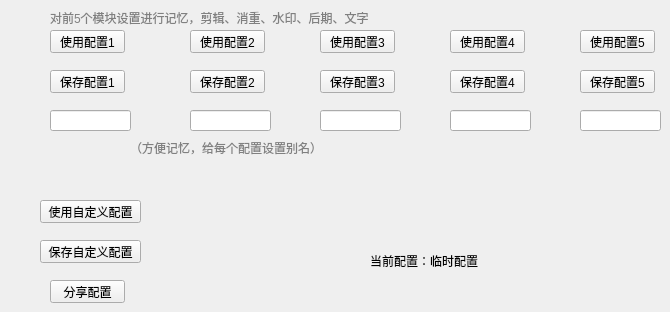
         <widget class="QWidget" name="page_conf">
          <widget class="QPushButton" name="use_1">
           <property name="geometry">
            <rect>
             <x>50</x>
             <y>30</y>
             <width>75</width>
             <height>23</height>
            </rect>
           </property>
           <property name="text">
            <string>使用配置1</string>
           </property>
          </widget>
          <widget class="QPushButton" name="save_1">
           <property name="geometry">
            <rect>
             <x>50</x>
             <y>70</y>
             <width>75</width>
             <height>23</height>
            </rect>
           </property>
           <property name="text">
            <string>保存配置1</string>
           </property>
          </widget>
          <widget class="QLineEdit" name="lineEdit_name1">
           <property name="geometry">
            <rect>
             <x>50</x>
             <y>110</y>
             <width>81</width>
             <height>21</height>
            </rect>
           </property>
           <property name="alignment">
            <set>Qt::AlignCenter</set>
           </property>
          </widget>
          <widget class="QLineEdit" name="lineEdit_name2">
           <property name="geometry">
            <rect>
             <x>190</x>
             <y>110</y>
             <width>81</width>
             <height>21</height>
            </rect>
           </property>
           <property name="alignment">
            <set>Qt::AlignCenter</set>
           </property>
          </widget>
          <widget class="QPushButton" name="use_2">
           <property name="geometry">
            <rect>
             <x>190</x>
             <y>30</y>
             <width>75</width>
             <height>23</height>
            </rect>
           </property>
           <property name="text">
            <string>使用配置2</string>
           </property>
          </widget>
          <widget class="QPushButton" name="save_2">
           <property name="geometry">
            <rect>
             <x>190</x>
             <y>70</y>
             <width>75</width>
             <height>23</height>
            </rect>
           </property>
           <property name="text">
            <string>保存配置2</string>
           </property>
          </widget>
          <widget class="QLineEdit" name="lineEdit_name3">
           <property name="geometry">
            <rect>
             <x>320</x>
             <y>110</y>
             <width>81</width>
             <height>21</height>
            </rect>
           </property>
           <property name="alignment">
            <set>Qt::AlignCenter</set>
           </property>
          </widget>
          <widget class="QPushButton" name="use_3">
           <property name="geometry">
            <rect>
             <x>320</x>
             <y>30</y>
             <width>75</width>
             <height>23</height>
            </rect>
           </property>
           <property name="text">
            <string>使用配置3</string>
           </property>
          </widget>
          <widget class="QPushButton" name="save_3">
           <property name="geometry">
            <rect>
             <x>320</x>
             <y>70</y>
             <width>75</width>
             <height>23</height>
            </rect>
           </property>
           <property name="text">
            <string>保存配置3</string>
           </property>
          </widget>
          <widget class="QLineEdit" name="lineEdit_name4">
           <property name="geometry">
            <rect>
             <x>450</x>
             <y>110</y>
             <width>81</width>
             <height>21</height>
            </rect>
           </property>
           <property name="alignment">
            <set>Qt::AlignCenter</set>
           </property>
          </widget>
          <widget class="QPushButton" name="use_4">
           <property name="geometry">
            <rect>
             <x>450</x>
             <y>30</y>
             <width>75</width>
             <height>23</height>
            </rect>
           </property>
           <property name="text">
            <string>使用配置4</string>
           </property>
          </widget>
          <widget class="QPushButton" name="save_4">
           <property name="geometry">
            <rect>
             <x>450</x>
             <y>70</y>
             <width>75</width>
             <height>23</height>
            </rect>
           </property>
           <property name="text">
            <string>保存配置4</string>
           </property>
          </widget>
          <widget class="QLineEdit" name="lineEdit_name5">
           <property name="geometry">
            <rect>
             <x>580</x>
             <y>110</y>
             <width>81</width>
             <height>21</height>
            </rect>
           </property>
           <property name="alignment">
            <set>Qt::AlignCenter</set>
           </property>
          </widget>
          <widget class="QPushButton" name="use_5">
           <property name="geometry">
            <rect>
             <x>580</x>
             <y>30</y>
             <width>75</width>
             <height>23</height>
            </rect>
           </property>
           <property name="text">
            <string>使用配置5</string>
           </property>
          </widget>
          <widget class="QPushButton" name="save_5">
           <property name="geometry">
            <rect>
             <x>580</x>
             <y>70</y>
             <width>75</width>
             <height>23</height>
            </rect>
           </property>
           <property name="text">
            <string>保存配置5</string>
           </property>
          </widget>
          <widget class="QPushButton" name="use_myconf">
           <property name="geometry">
            <rect>
             <x>40</x>
             <y>200</y>
             <width>101</width>
             <height>23</height>
            </rect>
           </property>
           <property name="text">
            <string>使用自定义配置</string>
           </property>
          </widget>
          <widget class="QPushButton" name="save_myconf">
           <property name="geometry">
            <rect>
             <x>40</x>
             <y>240</y>
             <width>101</width>
             <height>23</height>
            </rect>
           </property>
           <property name="text">
            <string>保存自定义配置</string>
           </property>
          </widget>
          <widget class="QPushButton" name="share_myconf">
           <property name="geometry">
            <rect>
             <x>50</x>
             <y>280</y>
             <width>75</width>
             <height>23</height>
            </rect>
           </property>
           <property name="text">
            <string>分享配置</string>
           </property>
          </widget>
          <widget class="QLabel" name="label_34">
           <property name="geometry">
            <rect>
             <x>130</x>
             <y>140</y>
             <width>351</width>
             <height>16</height>
            </rect>
           </property>
           <property name="styleSheet">
            <string notr="true">border:none;
color:grey;</string>
           </property>
           <property name="text">
            <string>（方便记忆，给每个配置设置别名）</string>
           </property>
          </widget>
          <widget class="QLabel" name="label_current_conf">
           <property name="geometry">
            <rect>
             <x>370</x>
             <y>240</y>
             <width>281</width>
             <height>41</height>
            </rect>
           </property>
           <property name="styleSheet">
            <string notr="true">border:none;
font: 700 12pt &quot;微软雅黑&quot;;
</string>
           </property>
           <property name="text">
            <string>当前配置：临时配置</string>
           </property>
          </widget>
          <widget class="QLabel" name="label_59">
           <property name="geometry">
            <rect>
             <x>50</x>
             <y>10</y>
             <width>351</width>
             <height>16</height>
            </rect>
           </property>
           <property name="styleSheet">
            <string notr="true">border:none;
color:grey;</string>
           </property>
           <property name="text">
            <string>对前5个模块设置进行记忆，剪辑、消重、水印、后期、文字</string>
           </property>
          </widget>
         </widget>
